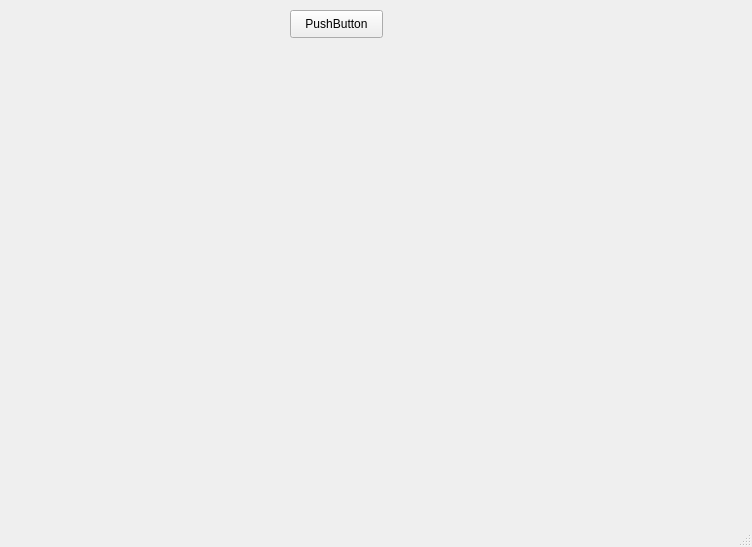
<?xml version="1.0" encoding="UTF-8"?>
<ui version="4.0">
 <class>MainWindow</class>
 <widget class="QMainWindow" name="MainWindow">
  <property name="geometry">
   <rect>
    <x>0</x>
    <y>0</y>
    <width>752</width>
    <height>547</height>
   </rect>
  </property>
  <property name="windowTitle">
   <string>MainWindow</string>
  </property>
  <widget class="QWidget" name="centralwidget">
   <widget class="QPushButton" name="pushButton">
    <property name="geometry">
     <rect>
      <x>290</x>
      <y>10</y>
      <width>93</width>
      <height>28</height>
     </rect>
    </property>
    <property name="text">
     <string>PushButton</string>
    </property>
   </widget>
  </widget>
  <widget class="QMenuBar" name="menubar">
   <property name="geometry">
    <rect>
     <x>0</x>
     <y>0</y>
     <width>752</width>
     <height>26</height>
    </rect>
   </property>
  </widget>
  <widget class="QStatusBar" name="statusbar"/>
 </widget>
 <resources/>
 <connections/>
</ui>
